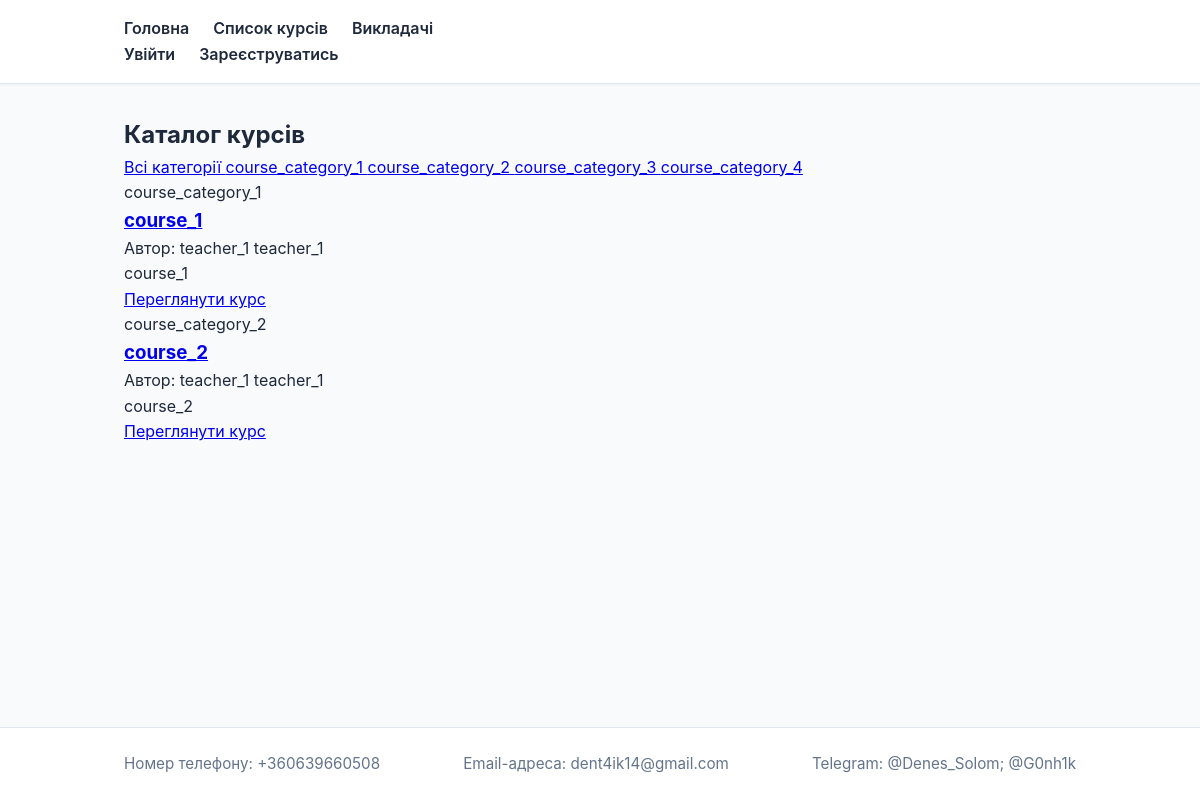
The app's page /courses/, older data.
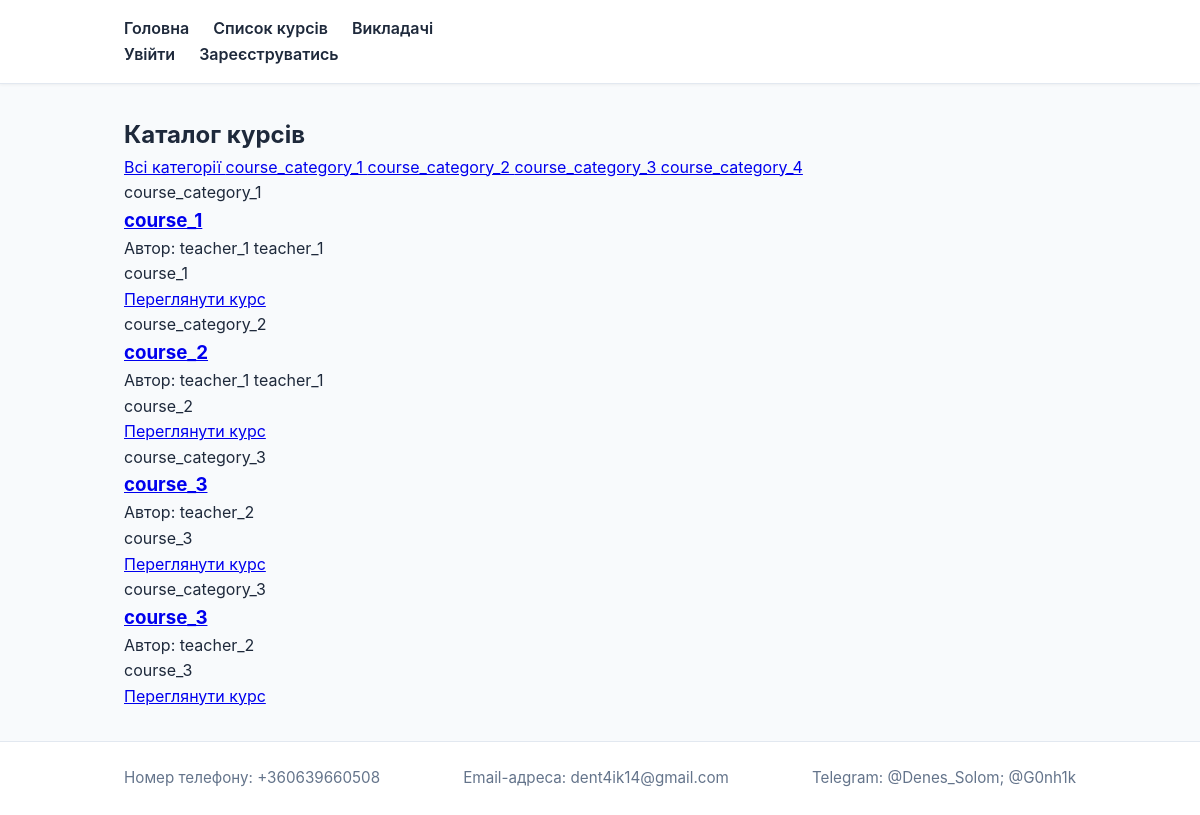
The same page, newer data.
### courses/models.py (models this page shows, shortened)
class CourseCategory(models.Model):
    name = models.CharField(max_length=128)

class Course(models.Model):
    name = models.CharField(max_length=128)
    description = models.TextField(null=True, blank=True)
    authot = models.ForeignKey(to=User, on_delete=models.CASCADE, related_name='courses_created',)
    category = models.ForeignKey(to=CourseCategory, on_delete=models.SET_NULL, null=True, blank=True)

### users/models.py (models this page shows)
class User(AbstractUser):
    email = models.EmailField('email address', unique=True)
    class Role(models.TextChoices):
        TEACHER = 'teacher', 'Викладач'
        STUDENT = 'student', 'Студент'
    role = models.CharField(
        'роль',
        max_length=10,
        choices=Role.choices,
        default=Role.STUDENT,
    )

### courses/views.py (the view)
# urls.py: path('', CoursesList.as_view(), name='courses_list'),
class CoursesList(ListView):
    model = Course
    template_name = 'courses/course_list.html'
    context_object_name = 'courses'
    def get_queryset(self):
        queryset = super().get_queryset()
        category_id = self.request.GET.get('category_id')
        if category_id and category_id.isdigit():
            queryset = queryset.filter(category_id=category_id)
        return queryset
    def get_context_data(self, **kwargs):
        context = super().get_context_data(**kwargs)
        context['title'] = 'Список Курсів'
        context['categories'] = CourseCategory.objects.all()
        category_id = self.request.GET.get('category_id')
        if category_id and category_id.isdigit():
            context['curent_category'] = CourseCategory.objects.filter(id=category_id).first()
        return context

### courses/templates/courses/course_list.html (shortened to what this page needs)
{% load static %}
<!doctype html>
<html lang="uk">
  <head>
    <link rel="stylesheet" href="{% static 'users/css/style.css' %}" />
  </head>
  <body>
    <header>
      <div class="nav-container">
        <div class="nav-links">
          <a href="{% url 'index' %}">Головна</a>
          <a href="{% url 'courses:courses_list' %}">Список курсів</a>
          <a href="{% url 'users:users_list' %}">Викладачі</a>
        </div>
        <div class="auth-links nav-links">
          {% if user.is_authenticated %}
            <a href="{% url 'users:profile' %}">Профіль ({{ user.username }})</a>
            <form action="{% url 'users:logout' %}" method="post" style="display: inline;">
              {% csrf_token %}
              <button type="submit" class="btn-logout">Вийти</button>
            </form>
          {% else %}
            <a href="{% url 'users:login' %}">Увійти</a>
            <a href="{% url 'users:register' %}">Зареєструватись</a>
          {% endif %}
        </div>
      </div>
    </header>
    <main>
      <section class="courses-header">
        <h1 class="hero-title">Каталог курсів</h1>
        <div class="category-filters">
          <a href="{% url 'courses:courses_list' %}" class="filter-chip {% if not curent_category %}active{% endif %}">
            Всі категорії
          </a>
          {% for category in categories %}
            <a href="{% url 'courses:courses_list' %}?category_id={{ category.id }}"
               class="filter-chip {% if curent_category.id == category.id %}active{% endif %}">
              {{ category.name }}
            </a>
          {% endfor %}
        </div>
      </section>
      <section class="courses-grid">
        {% for course in courses %}
          <div class="course-card">
            {% if course.category %}
              <div class="course-category-tag">{{ course.category.name }}</div>
            {% endif %}
            <h3 class="course-card-title">
              <a href="{% url 'courses:course_detail' pk=course.id %}">{{ course.name }}</a>
            </h3>
            <div class="course-card-author">
              Автор: {{ course.authot.get_full_name|default:course.authot.username }}
            </div>
            <p class="course-card-desc">{{ course.description }}</p>
            <a href="{% url 'courses:course_detail' pk=course.id %}" class="btn-detail">
              Переглянути курс
            </a>
          </div>
        {% empty %}
          <div class="empty-state" style="grid-column: 1 / -1;">
            <p>Наразі немає доступних курсів у цій категорії.</p>
          </div>
        {% endfor %}
      </section>
    </main>
    <footer>
      <div class="footer-container">
        <p>Номер телефону: +360639660508</p>
        <p>Email-адреса: dent4ik14@gmail.com</p>
        <p>Telegram: @Denes_Solom; @G0nh1k</p>
      </div>
    </footer>
  </body>
</html>

Row changes from the older to the newer data that the page shows:
added Course: category.name "course_category_3", name "course_3", authot.get_full_name "teacher_2", description "course_3"
added Course: category.name "course_category_3", name "course_3", authot.get_full_name "teacher_2", description "course_3"
